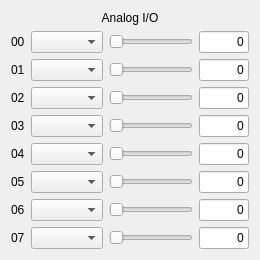
  <widget class="QWidget" name="verticalLayoutWidget_2">
   <property name="geometry">
    <rect>
     <x>30</x>
     <y>20</y>
     <width>237</width>
     <height>241</height>
    </rect>
   </property>
   <layout class="QVBoxLayout" name="AIOVertLayout">
    <item>
     <widget class="QLabel" name="AIO_Label">
      <property name="text">
       <string>Analog I/O</string>
      </property>
      <property name="alignment">
       <set>Qt::AlignCenter</set>
      </property>
     </widget>
    </item>
    <item>
     <layout class="QGridLayout" name="AIO_Grid">
      <item row="5" column="1">
       <widget class="QComboBox" name="A05_Combo"/>
      </item>
      <item row="5" column="3">
       <widget class="QLineEdit" name="A05_LineEdit">
        <property name="sizePolicy">
         <sizepolicy hsizetype="Minimum" vsizetype="Fixed">
          <horstretch>0</horstretch>
          <verstretch>0</verstretch>
         </sizepolicy>
        </property>
        <property name="minimumSize">
         <size>
          <width>50</width>
          <height>0</height>
         </size>
        </property>
        <property name="text">
         <string>0</string>
        </property>
        <property name="alignment">
         <set>Qt::AlignRight|Qt::AlignTrailing|Qt::AlignVCenter</set>
        </property>
        <property name="readOnly">
         <bool>false</bool>
        </property>
       </widget>
      </item>
      <item row="7" column="0">
       <widget class="QLabel" name="A07_Label">
        <property name="text">
         <string>07</string>
        </property>
       </widget>
      </item>
      <item row="4" column="1">
       <widget class="QComboBox" name="A04_Combo"/>
      </item>
      <item row="3" column="1">
       <widget class="QComboBox" name="A03_Combo"/>
      </item>
      <item row="2" column="1">
       <widget class="QComboBox" name="A02_Combo"/>
      </item>
      <item row="7" column="3">
       <widget class="QLineEdit" name="A07_LineEdit">
        <property name="sizePolicy">
         <sizepolicy hsizetype="Minimum" vsizetype="Fixed">
          <horstretch>0</horstretch>
          <verstretch>0</verstretch>
         </sizepolicy>
        </property>
        <property name="minimumSize">
         <size>
          <width>50</width>
          <height>0</height>
         </size>
        </property>
        <property name="text">
         <string>0</string>
        </property>
        <property name="alignment">
         <set>Qt::AlignRight|Qt::AlignTrailing|Qt::AlignVCenter</set>
        </property>
        <property name="readOnly">
         <bool>false</bool>
        </property>
       </widget>
      </item>
      <item row="6" column="1">
       <widget class="QComboBox" name="A06_Combo"/>
      </item>
      <item row="7" column="1">
       <widget class="QComboBox" name="A07_Combo"/>
      </item>
      <item row="0" column="1">
       <widget class="QComboBox" name="A00_Combo"/>
      </item>
      <item row="4" column="0">
       <widget class="QLabel" name="A04_Label">
        <property name="text">
         <string>04</string>
        </property>
       </widget>
      </item>
      <item row="0" column="0">
       <widget class="QLabel" name="A00_Label">
        <property name="text">
         <string>00</string>
        </property>
       </widget>
      </item>
      <item row="5" column="0">
       <widget class="QLabel" name="A05_Label">
        <property name="text">
         <string>05</string>
        </property>
       </widget>
      </item>
      <item row="2" column="0">
       <widget class="QLabel" name="A02_Label">
        <property name="text">
         <string>02</string>
        </property>
       </widget>
      </item>
      <item row="0" column="3">
       <widget class="QLineEdit" name="A00_LineEdit">
        <property name="sizePolicy">
         <sizepolicy hsizetype="Minimum" vsizetype="Fixed">
          <horstretch>0</horstretch>
          <verstretch>0</verstretch>
         </sizepolicy>
        </property>
        <property name="minimumSize">
         <size>
          <width>50</width>
          <height>0</height>
         </size>
        </property>
        <property name="text">
         <string>0</string>
        </property>
        <property name="alignment">
         <set>Qt::AlignRight|Qt::AlignTrailing|Qt::AlignVCenter</set>
        </property>
        <property name="readOnly">
         <bool>false</bool>
        </property>
       </widget>
      </item>
      <item row="3" column="3">
       <widget class="QLineEdit" name="A03_LineEdit">
        <property name="sizePolicy">
         <sizepolicy hsizetype="Minimum" vsizetype="Fixed">
          <horstretch>0</horstretch>
          <verstretch>0</verstretch>
         </sizepolicy>
        </property>
        <property name="minimumSize">
         <size>
          <width>50</width>
          <height>0</height>
         </size>
        </property>
        <property name="text">
         <string>0</string>
        </property>
        <property name="alignment">
         <set>Qt::AlignRight|Qt::AlignTrailing|Qt::AlignVCenter</set>
        </property>
        <property name="readOnly">
         <bool>false</bool>
        </property>
       </widget>
      </item>
      <item row="3" column="0">
       <widget class="QLabel" name="A03_Label">
        <property name="text">
         <string>03</string>
        </property>
       </widget>
      </item>
      <item row="1" column="3">
       <widget class="QLineEdit" name="A01_LineEdit">
        <property name="sizePolicy">
         <sizepolicy hsizetype="Minimum" vsizetype="Fixed">
          <horstretch>0</horstretch>
          <verstretch>0</verstretch>
         </sizepolicy>
        </property>
        <property name="minimumSize">
         <size>
          <width>50</width>
          <height>0</height>
         </size>
        </property>
        <property name="text">
         <string>0</string>
        </property>
        <property name="alignment">
         <set>Qt::AlignRight|Qt::AlignTrailing|Qt::AlignVCenter</set>
        </property>
        <property name="readOnly">
         <bool>false</bool>
        </property>
       </widget>
      </item>
      <item row="2" column="3">
       <widget class="QLineEdit" name="A02_LineEdit">
        <property name="sizePolicy">
         <sizepolicy hsizetype="Minimum" vsizetype="Fixed">
          <horstretch>0</horstretch>
          <verstretch>0</verstretch>
         </sizepolicy>
        </property>
        <property name="minimumSize">
         <size>
          <width>50</width>
          <height>0</height>
         </size>
        </property>
        <property name="text">
         <string>0</string>
        </property>
        <property name="alignment">
         <set>Qt::AlignRight|Qt::AlignTrailing|Qt::AlignVCenter</set>
        </property>
        <property name="readOnly">
         <bool>false</bool>
        </property>
       </widget>
      </item>
      <item row="1" column="0">
       <widget class="QLabel" name="A01_Label">
        <property name="text">
         <string>01</string>
        </property>
       </widget>
      </item>
      <item row="6" column="3">
       <widget class="QLineEdit" name="A06_LineEdit">
        <property name="sizePolicy">
         <sizepolicy hsizetype="Minimum" vsizetype="Fixed">
          <horstretch>0</horstretch>
          <verstretch>0</verstretch>
         </sizepolicy>
        </property>
        <property name="minimumSize">
         <size>
          <width>50</width>
          <height>0</height>
         </size>
        </property>
        <property name="text">
         <string>0</string>
        </property>
        <property name="alignment">
         <set>Qt::AlignRight|Qt::AlignTrailing|Qt::AlignVCenter</set>
        </property>
        <property name="readOnly">
         <bool>false</bool>
        </property>
       </widget>
      </item>
      <item row="6" column="0">
       <widget class="QLabel" name="A06_Label">
        <property name="text">
         <string>06</string>
        </property>
       </widget>
      </item>
      <item row="4" column="3">
       <widget class="QLineEdit" name="A04_LineEdit">
        <property name="sizePolicy">
         <sizepolicy hsizetype="Minimum" vsizetype="Fixed">
          <horstretch>0</horstretch>
          <verstretch>0</verstretch>
         </sizepolicy>
        </property>
        <property name="minimumSize">
         <size>
          <width>50</width>
          <height>0</height>
         </size>
        </property>
        <property name="text">
         <string>0</string>
        </property>
        <property name="alignment">
         <set>Qt::AlignRight|Qt::AlignTrailing|Qt::AlignVCenter</set>
        </property>
        <property name="readOnly">
         <bool>false</bool>
        </property>
       </widget>
      </item>
      <item row="0" column="2">
       <widget class="QSlider" name="A00_Slider">
        <property name="sizePolicy">
         <sizepolicy hsizetype="MinimumExpanding" vsizetype="Fixed">
          <horstretch>0</horstretch>
          <verstretch>0</verstretch>
         </sizepolicy>
        </property>
        <property name="maximum">
         <number>100</number>
        </property>
        <property name="singleStep">
         <number>100</number>
        </property>
        <property name="pageStep">
         <number>100</number>
        </property>
        <property name="sliderPosition">
         <number>0</number>
        </property>
        <property name="tracking">
         <bool>true</bool>
        </property>
        <property name="orientation">
         <enum>Qt::Horizontal</enum>
        </property>
        <property name="invertedControls">
         <bool>false</bool>
        </property>
        <property name="tickPosition">
         <enum>QSlider::NoTicks</enum>
        </property>
        <property name="tickInterval">
         <number>100</number>
        </property>
       </widget>
      </item>
      <item row="1" column="2">
       <widget class="QSlider" name="A01_Slider">
        <property name="sizePolicy">
         <sizepolicy hsizetype="MinimumExpanding" vsizetype="Fixed">
          <horstretch>0</horstretch>
          <verstretch>0</verstretch>
         </sizepolicy>
        </property>
        <property name="maximum">
         <number>100</number>
        </property>
        <property name="singleStep">
         <number>100</number>
        </property>
        <property name="pageStep">
         <number>100</number>
        </property>
        <property name="sliderPosition">
         <number>0</number>
        </property>
        <property name="tracking">
         <bool>true</bool>
        </property>
        <property name="orientation">
         <enum>Qt::Horizontal</enum>
        </property>
        <property name="invertedControls">
         <bool>false</bool>
        </property>
        <property name="tickPosition">
         <enum>QSlider::NoTicks</enum>
        </property>
        <property name="tickInterval">
         <number>100</number>
        </property>
       </widget>
      </item>
      <item row="2" column="2">
       <widget class="QSlider" name="A02_Slider">
        <property name="sizePolicy">
         <sizepolicy hsizetype="MinimumExpanding" vsizetype="Fixed">
          <horstretch>0</horstretch>
          <verstretch>0</verstretch>
         </sizepolicy>
        </property>
        <property name="maximum">
         <number>100</number>
        </property>
        <property name="singleStep">
         <number>100</number>
        </property>
        <property name="pageStep">
         <number>100</number>
        </property>
        <property name="sliderPosition">
         <number>0</number>
        </property>
        <property name="tracking">
         <bool>true</bool>
        </property>
        <property name="orientation">
         <enum>Qt::Horizontal</enum>
        </property>
        <property name="invertedControls">
         <bool>false</bool>
        </property>
        <property name="tickPosition">
         <enum>QSlider::NoTicks</enum>
        </property>
        <property name="tickInterval">
         <number>100</number>
        </property>
       </widget>
      </item>
      <item row="3" column="2">
       <widget class="QSlider" name="A03_Slider">
        <property name="sizePolicy">
         <sizepolicy hsizetype="MinimumExpanding" vsizetype="Fixed">
          <horstretch>0</horstretch>
          <verstretch>0</verstretch>
         </sizepolicy>
        </property>
        <property name="maximum">
         <number>100</number>
        </property>
        <property name="singleStep">
         <number>100</number>
        </property>
        <property name="pageStep">
         <number>100</number>
        </property>
        <property name="sliderPosition">
         <number>0</number>
        </property>
        <property name="tracking">
         <bool>true</bool>
        </property>
        <property name="orientation">
         <enum>Qt::Horizontal</enum>
        </property>
        <property name="invertedControls">
         <bool>false</bool>
        </property>
        <property name="tickPosition">
         <enum>QSlider::NoTicks</enum>
        </property>
        <property name="tickInterval">
         <number>100</number>
        </property>
       </widget>
      </item>
      <item row="4" column="2">
       <widget class="QSlider" name="A04_Slider">
        <property name="sizePolicy">
         <sizepolicy hsizetype="MinimumExpanding" vsizetype="Fixed">
          <horstretch>0</horstretch>
          <verstretch>0</verstretch>
         </sizepolicy>
        </property>
        <property name="maximum">
         <number>100</number>
        </property>
        <property name="singleStep">
         <number>100</number>
        </property>
        <property name="pageStep">
         <number>100</number>
        </property>
        <property name="sliderPosition">
         <number>0</number>
        </property>
        <property name="tracking">
         <bool>true</bool>
        </property>
        <property name="orientation">
         <enum>Qt::Horizontal</enum>
        </property>
        <property name="invertedControls">
         <bool>false</bool>
        </property>
        <property name="tickPosition">
         <enum>QSlider::NoTicks</enum>
        </property>
        <property name="tickInterval">
         <number>100</number>
        </property>
       </widget>
      </item>
      <item row="5" column="2">
       <widget class="QSlider" name="A05_Slider">
        <property name="sizePolicy">
         <sizepolicy hsizetype="MinimumExpanding" vsizetype="Fixed">
          <horstretch>0</horstretch>
          <verstretch>0</verstretch>
         </sizepolicy>
        </property>
        <property name="maximum">
         <number>100</number>
        </property>
        <property name="singleStep">
         <number>100</number>
        </property>
        <property name="pageStep">
         <number>100</number>
        </property>
        <property name="sliderPosition">
         <number>0</number>
        </property>
        <property name="tracking">
         <bool>true</bool>
        </property>
        <property name="orientation">
         <enum>Qt::Horizontal</enum>
        </property>
        <property name="invertedControls">
         <bool>false</bool>
        </property>
        <property name="tickPosition">
         <enum>QSlider::NoTicks</enum>
        </property>
        <property name="tickInterval">
         <number>100</number>
        </property>
       </widget>
      </item>
      <item row="7" column="2">
       <widget class="QSlider" name="A07_Slider">
        <property name="sizePolicy">
         <sizepolicy hsizetype="MinimumExpanding" vsizetype="Fixed">
          <horstretch>0</horstretch>
          <verstretch>0</verstretch>
         </sizepolicy>
        </property>
        <property name="maximum">
         <number>100</number>
        </property>
        <property name="singleStep">
         <number>100</number>
        </property>
        <property name="pageStep">
         <number>100</number>
        </property>
        <property name="sliderPosition">
         <number>0</number>
        </property>
        <property name="tracking">
         <bool>true</bool>
        </property>
        <property name="orientation">
         <enum>Qt::Horizontal</enum>
        </property>
        <property name="invertedControls">
         <bool>false</bool>
        </property>
        <property name="tickPosition">
         <enum>QSlider::NoTicks</enum>
        </property>
        <property name="tickInterval">
         <number>100</number>
        </property>
       </widget>
      </item>
      <item row="6" column="2">
       <widget class="QSlider" name="A06_Slider">
        <property name="sizePolicy">
         <sizepolicy hsizetype="MinimumExpanding" vsizetype="Fixed">
          <horstretch>0</horstretch>
          <verstretch>0</verstretch>
         </sizepolicy>
        </property>
        <property name="maximum">
         <number>100</number>
        </property>
        <property name="singleStep">
         <number>100</number>
        </property>
        <property name="pageStep">
         <number>100</number>
        </property>
        <property name="sliderPosition">
         <number>0</number>
        </property>
        <property name="tracking">
         <bool>true</bool>
        </property>
        <property name="orientation">
         <enum>Qt::Horizontal</enum>
        </property>
        <property name="invertedControls">
         <bool>false</bool>
        </property>
        <property name="tickPosition">
         <enum>QSlider::NoTicks</enum>
        </property>
        <property name="tickInterval">
         <number>100</number>
        </property>
       </widget>
      </item>
      <item row="1" column="1">
       <widget class="QComboBox" name="A01_Combo"/>
      </item>
     </layout>
    </item>
   </layout>
  </widget>
